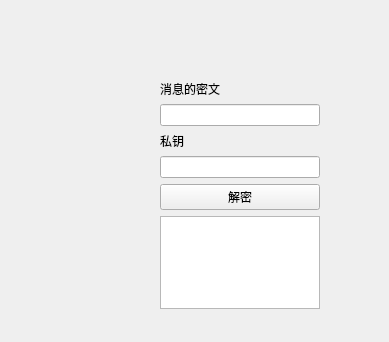
<?xml version="1.0" encoding="UTF-8"?>
<ui version="4.0">
 <class>Form</class>
 <widget class="QWidget" name="Form">
  <property name="geometry">
   <rect>
    <x>0</x>
    <y>0</y>
    <width>389</width>
    <height>342</height>
   </rect>
  </property>
  <property name="windowTitle">
   <string>Form</string>
  </property>
  <widget class="QWidget" name="verticalLayoutWidget">
   <property name="geometry">
    <rect>
     <x>160</x>
     <y>80</y>
     <width>160</width>
     <height>229</height>
    </rect>
   </property>
   <layout class="QVBoxLayout" name="verticalLayout">
    <item>
     <widget class="QLabel" name="label">
      <property name="text">
       <string>消息的密文</string>
      </property>
     </widget>
    </item>
    <item>
     <widget class="QLineEdit" name="lineEdit"/>
    </item>
    <item>
     <widget class="QLabel" name="label_2">
      <property name="text">
       <string>私钥</string>
      </property>
     </widget>
    </item>
    <item>
     <widget class="QLineEdit" name="lineEdit_2"/>
    </item>
    <item>
     <widget class="QPushButton" name="pushButton">
      <property name="text">
       <string>解密</string>
      </property>
     </widget>
    </item>
    <item>
     <widget class="QTextBrowser" name="textBrowser"/>
    </item>
   </layout>
  </widget>
 </widget>
 <resources/>
 <connections/>
</ui>
